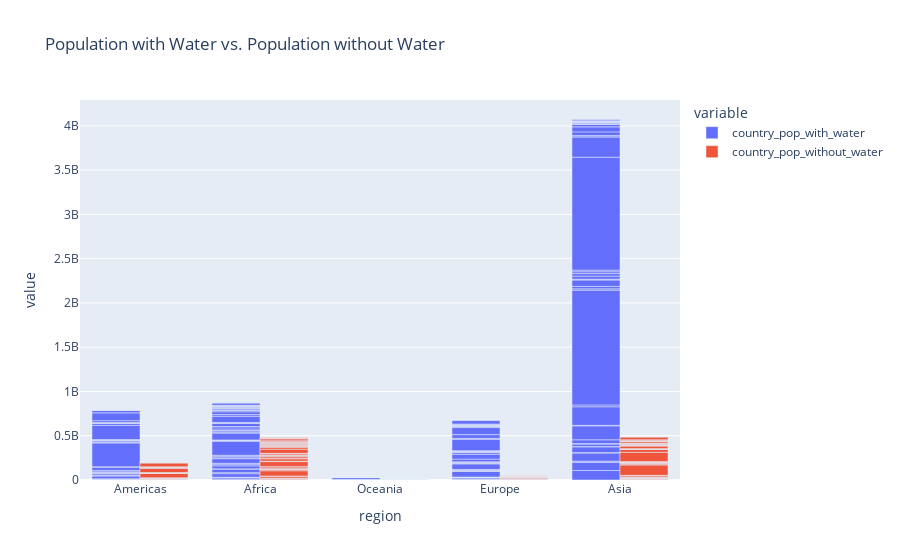

Notebook source saved alongside this figure:
### Code cell
# create stacked bar chart, stacking  "country_pop_with_water", and "country_pop_without_water" on the y axis as two bars. Using region as the x axis.
# px.bar(df_countries, x="region", y=["country_pop_with_water", "country_pop_without_water"], title="Population with Water vs. Population without Water", hover_data=["Entity"])

# create the same, but put the bars side by side
px.bar(df_countries, x="region", y=["country_pop_with_water", "country_pop_without_water"], barmode="group", title="Population with Water vs. Population without Water", hover_data=["Entity"])

### Figure 1 — Plotly figure (JSON) as saved in the notebook; plotly's stock layout.template omitted (floating-point values rounded to 4 significant figures; data arrays with more than 128 entries replaced by an {"elided": "..."} marker saying what was removed)
{"data": [{"alignmentgroup": "True", "customdata": {"elided": "199x1 str values"}, "hovertemplate": "variable=country_pop_with_water<br>region=%{x}<br>value=%{y}<br>Entity=%{customdata[0]}<extra></extra>", "legendgroup": "country_pop_with_water", "marker": {"color": "#636efa", "pattern": {"shape": ""}}, "name": "country_pop_with_water", "offsetgroup": "country_pop_with_water", "orientation": "v", "showlegend": true, "textposition": "auto", "type": "bar", "x": {"elided": "199 str values"}, "xaxis": "x", "y": {"elided": "199 float values"}, "yaxis": "y"}, {"alignmentgroup": "True", "customdata": {"elided": "199x1 str values"}, "hovertemplate": "variable=country_pop_without_water<br>region=%{x}<br>value=%{y}<br>Entity=%{customdata[0]}<extra></extra>", "legendgroup": "country_pop_without_water", "marker": {"color": "#EF553B", "pattern": {"shape": ""}}, "name": "country_pop_without_water", "offsetgroup": "country_pop_without_water", "orientation": "v", "showlegend": true, "textposition": "auto", "type": "bar", "x": {"elided": "199 str values"}, "xaxis": "x", "y": {"elided": "199 float values"}, "yaxis": "y"}], "layout": {"barmode": "group", "legend": {"title": {"text": "variable"}, "tracegroupgap": 0}, "title": {"text": "Population with Water vs. Population without Water"}, "xaxis": {"anchor": "y", "domain": [0, 1], "title": {"text": "region"}}, "yaxis": {"anchor": "x", "domain": [0, 1], "title": {"text": "value"}}}}
